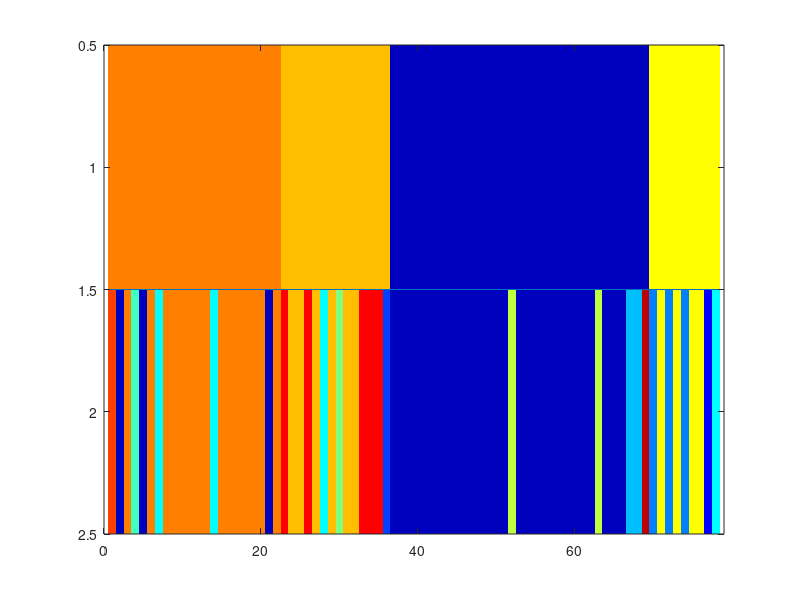

MATLAB code to generate this figure: (Note: this script raises an error after producing the figure.)
function groupAnalysis()

modes = 0;
load clusters

modeClasses = unique(modes);
instrumentClasses = unique(instruments);

cl = c(5, :);
ncl = length(unique(cl));

[scl, icl] = sort(cl);

% colormap(jet(15))

ptx=0;
ptl=0;
for k=1:ncl
    cc = length(im(cl==k));
    ptl(k+1) = ptl(k)+cc;
    ptx(k+1) = ptl(k)+cc/3;
    mi = mode(im(cl==k));
%     scl(scl==k) = mi;
   clusterNames{k} = modeClasses(mi);
   smcl(scl==k) = mi;
end
ptx(1)=[];


clusterNames{end} = [clusterNames{end} 'art'];
clusterNames{2} = [clusterNames{2} 'key'];

vec = [smcl; im(icl)'];

figure(1)
% cm = colormap(parula);
cm = jet(max(vec(:)));
cm = cm(randperm(length(cm)), :);
colormap(cm);

% colormap jet
image(vec); %scl/max(scl)*15
l1 = line([0 79], [1.5 1.5]); l1.Color = 'k';
for k=2:ncl   
    l1 = line([1 1]*ptl(k)+.5, [.5 1.5]); l1.Color = 'k';
end
colorbar('Ticks', (1:length(modeClasses))+.5, 'TickLabels', modeClasses, 'TickLength', 0)
[clusterNames{:}]
%text(ptx, ones(1, ncl), clusterNames, 'fontSize', 12);
% axis off
   set(gca, 'xtick', 0)
% set(gcf, 'WindowButtonDownFcn', @getMousePositionOnImage);
% dat.names = names(icl);
% dat.ap = audioplayer(0, 44100);
% guidata(gcf, dat);
% title('Modes')
set(gca, 'ytick', 1:2)
set(gca, 'yticklabel', {'Judg.', 'Ref.'});
% ytickangle(90)
saveas(gcf, '../paper/figures/groupModes', 'png')
savefig(gcf, '../paper/figures/groupModes')

%% instruments

cl = c(8, :);
ncl = length(unique(cl));

[scl, icl] = sort(cl);

% colormap(jet(15))

ptx=0;
ptl=0;
clusterNames = {};
for k=1:ncl
    cc = length(ii(cl==k));
    ptl(k+1) = ptl(k)+cc;
    ptx(k+1) = ptl(k)+cc/3;
    mi = mode(ii(cl==k));
%     scl(scl==k) = mi;
   clusterNames{k} = instrumentClasses(mi);
    smcl(scl==k) = mi;
end
% smcl
ptx(1)=[];
pty = ones(1, ncl)-.025;
pty(1:2:end) = pty(1:2:end)+.05;
% clusterNames{end} = [clusterNames{end} 'art'];
% clusterNames{2} = [clusterNames{2} 'key'];

figure(2)
vec = [smcl; ii(icl)'];
cm = jet(max(vec(:)));
cm = cm(randperm(length(cm)), :);
colormap(cm);
image(vec);
for k=2:ncl   
    l1 = line([1 1]*ptl(k)+.5, [.5 1.5]); l1.Color = 'k';
end

instrumentClasses = unique(instruments);
colorbar('Ticks',(1:length(instrumentClasses))+.5, 'TickLabels',instrumentClasses, 'TickLength', 0)
[clusterNames{:}]
% text(ptx, pty, clusterNames, 'fontSize', 12);
  set(gca, 'xtick', 0);
  l1 = line([0 79], [1.5 1.5]); l1.Color = 'k';
% set(gcf, 'WindowButtonDownFcn', @getMousePositionOnImage);
% dat.names = names(icl);
% dat.ap = audioplayer(0, 44100);
% guidata(gcf, dat);
set(gca, 'ytick', 1:2)
set(gca, 'yticklabel', {'Judg.', 'Ref.'});
% ytickangle(90)
% title('Instruments')
saveas(gcf, '../paper/figures/groupInstruments', 'png')
savefig(gcf, '../paper/figures/groupInstruments')